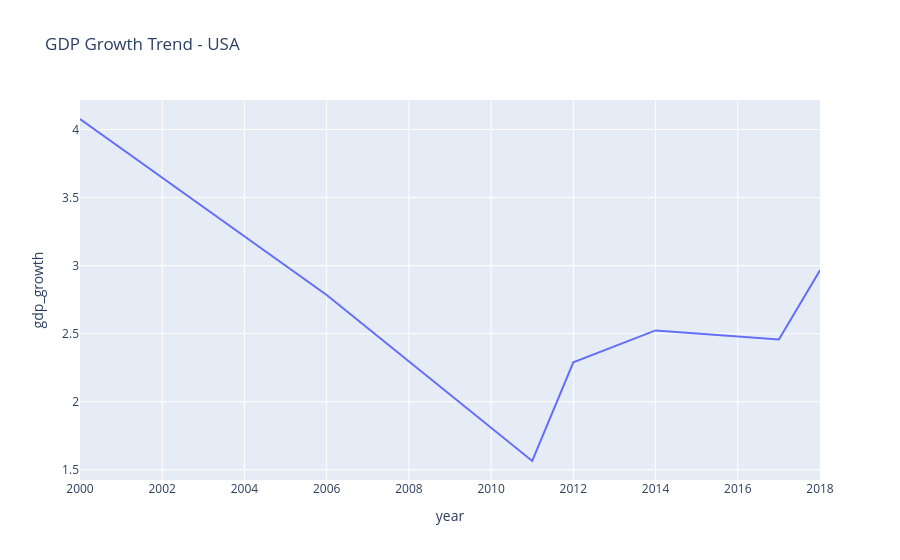

Source (notebook cell):
### Markdown cell above
## 3. GDP Growth Trend (Country Wise)

### Code cell
country = "USA"
country_df = df[df["country"]==country]

px.line(country_df,x="year",y="gdp_growth",title=f"GDP Growth Trend - {country}").show()

### Figure 1 — Plotly figure (JSON) as saved in the notebook; plotly's stock layout.template omitted (floating-point values rounded to 4 significant figures)
{"data": [{"hovertemplate": "year=%{x}<br>gdp_growth=%{y}<extra></extra>", "legendgroup": "", "line": {"color": "#636efa", "dash": "solid"}, "marker": {"symbol": "circle"}, "mode": "lines", "name": "", "orientation": "v", "showlegend": false, "type": "scatter", "x": [2000, 2006, 2011, 2012, 2014, 2017, 2018], "xaxis": "x", "y": [4.078, 2.785, 1.564, 2.289, 2.524, 2.458, 2.967], "yaxis": "y"}], "layout": {"autosize": true, "legend": {"tracegroupgap": 0}, "title": {"text": "GDP Growth Trend - USA"}, "xaxis": {"anchor": "y", "autorange": true, "domain": [0, 1], "range": [2000, 2018], "title": {"text": "year"}, "type": "linear"}, "yaxis": {"anchor": "x", "autorange": true, "domain": [0, 1], "range": [1.425, 4.217], "title": {"text": "gdp_growth"}, "type": "linear"}}}
